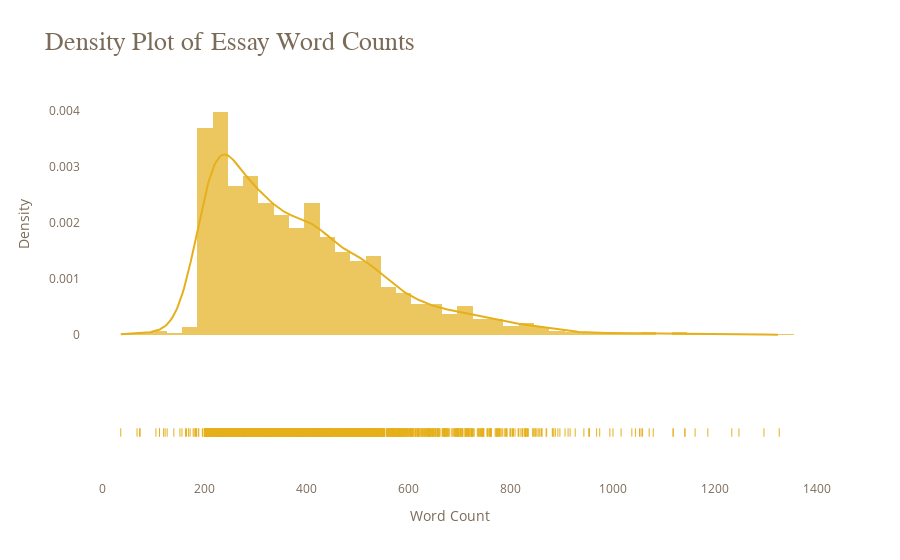

The code cell stored with this chart in its notebook:
### Code cell
# Create the density plot
fig = ff.create_distplot([df_last_event['word_count']], ['Word Count'], bin_size=30, colors=['#e5b01c'])

# Update layout to customize
fig.update_layout(
    showlegend=False,
    plot_bgcolor='white',
    paper_bgcolor='white',
    title=f"<span style='font-size:26px; font-family:Times New Roman'>Density Plot of Essay Word Counts</span>",
    font = dict(color = '#7b6b59'),
    xaxis=dict(title='Word Count'),
    yaxis=dict(title='Density')
)

# Show the figure
fig.show()

### Figure 1 — Plotly figure (JSON) as saved in the notebook; plotly's stock layout.template omitted (floating-point values rounded to 4 significant figures; data arrays with more than 128 entries replaced by an {"elided": "..."} marker saying what was removed)
{"data": [{"autobinx": false, "histnorm": "probability density", "legendgroup": "Word Count", "marker": {"color": "#e5b01c"}, "name": "Word Count", "opacity": 0.7, "type": "histogram", "x": {"elided": "2471 int values"}, "xaxis": "x", "xbins": {"end": 1326, "size": 30, "start": 35}, "yaxis": "y"}, {"legendgroup": "Word Count", "marker": {"color": "#e5b01c"}, "mode": "lines", "name": "Word Count", "showlegend": false, "type": "scatter", "x": {"elided": "500 float values"}, "xaxis": "x", "y": {"elided": "500 float values"}, "yaxis": "y"}, {"legendgroup": "Word Count", "marker": {"color": "#e5b01c", "symbol": "line-ns-open"}, "mode": "markers", "name": "Word Count", "showlegend": false, "type": "scatter", "x": {"elided": "2471 int values"}, "xaxis": "x", "y": {"elided": "2471 str values"}, "yaxis": "y2"}], "layout": {"barmode": "overlay", "font": {"color": "#7b6b59"}, "hovermode": "closest", "legend": {"traceorder": "reversed"}, "paper_bgcolor": "white", "plot_bgcolor": "white", "showlegend": false, "title": {"text": "<span style='font-size:26px; font-family:Times New Roman'>Density Plot of Essay Word Counts</span>"}, "xaxis": {"anchor": "y2", "domain": [0, 1], "title": {"text": "Word Count"}, "zeroline": false}, "yaxis": {"anchor": "free", "domain": [0.35, 1], "position": 0, "title": {"text": "Density"}}, "yaxis2": {"anchor": "x", "domain": [0, 0.25], "dtick": 1, "showticklabels": false}}}
